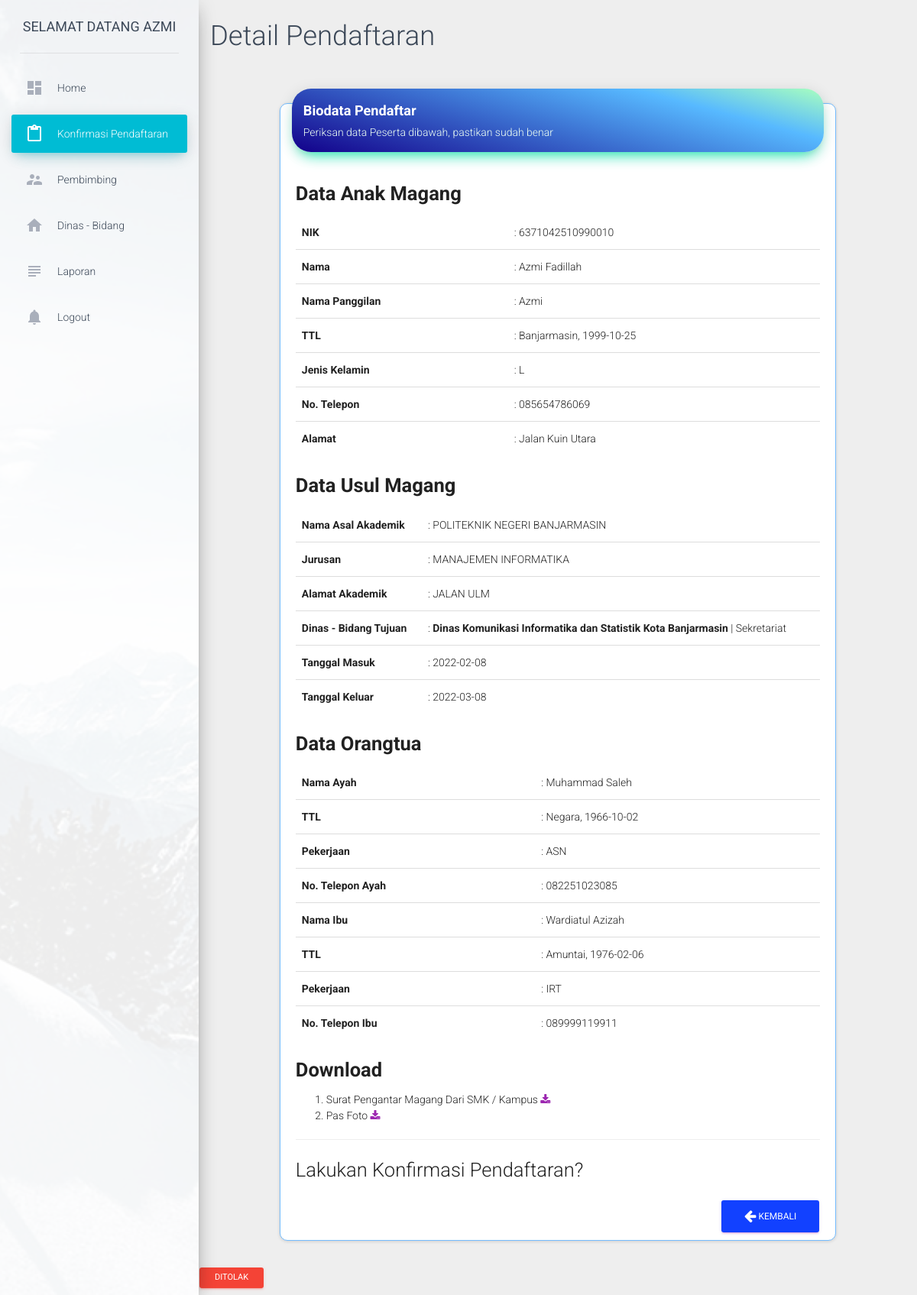
The page /dashboard/index.php?page=28&ida=23&idd=12 (signed in) on the database its author committed.
### tables this page shows
CREATE TABLE `pendaftaran` (
  `Id` int(11) NOT NULL,
  `nik` char(25) NOT NULL,
  `nama` varchar(100) DEFAULT NULL,
  `nama_panggilan` varchar(50) DEFAULT NULL,
  `tempat_lahir` varchar(50) DEFAULT NULL,
  `tanggal_lahir` date DEFAULT NULL,
  `jenis_kelamin` char(1) DEFAULT NULL,
  `telepon` varchar(15) NOT NULL,
  `alamat` text NOT NULL,
  `nama_akademik` varchar(200) NOT NULL,
  `jurusan_akademik` varchar(200) NOT NULL,
  `alamat_akademik` text NOT NULL,
  `tgl_masuk` date NOT NULL,
  `tgl_keluar` date NOT NULL,
  `id_dinas` int(11) NOT NULL,
  `nama_ayah` varchar(255) DEFAULT NULL,
  `tempat_lahir_ayah` varchar(255) DEFAULT NULL,
  `tanggal_lahir_ayah` date DEFAULT NULL,
  `pekerjaan_ayah` varchar(255) DEFAULT NULL,
  `telp_ayah` varchar(15) DEFAULT NULL,
  `nama_ibu` varchar(255) DEFAULT NULL,
  `tempat_lahir_ibu` varchar(255) DEFAULT NULL,
  `tanggal_lahir_ibu` date DEFAULT NULL,
  `pekerjaan_ibu` varchar(255) DEFAULT NULL,
  `telp_ibu` varbinary(15) DEFAULT NULL,
  `upload_surat` varchar(255) DEFAULT NULL,
  `upload_foto` varchar(255) DEFAULT NULL
);

CREATE TABLE `dinas` (
  `Id` int(11) NOT NULL,
  `nama_dinas` varchar(150) NOT NULL,
  `nama_bidang` varchar(150) NOT NULL
);

### dashboard/include/detail_pendaftaran.php (the view, shortened to what this page needs)
<?php
$queryAkun         =    "SELECT * FROM akun WHERE id_user=$ida";
$queryDaftar    =    "SELECT * FROM pendaftaran WHERE id=$idd";
$queryDetail    =     "SELECT * FROM detail_pendaftaran WHERE id_user=$idd";
$execAkun        = mysqli_query($conn, $queryAkun);
$execDaftar        = mysqli_query($conn, $queryDaftar);
$execDetail        = mysqli_query($conn, $queryDetail);
if ($execAkun && $execDaftar && $execDetail) {
    $daftar     = mysqli_fetch_array($execDaftar);
} else {
    echo mysqli_error($conn);
}
?>
<h2>Detail Pendaftaran</h2>
<div class="col-sm-12 col-md-8 col-lg-10 col-lg-offset-1">
    <div class="card" style="margin-top: 50px">
        <div class="card-header" data-background-color="gb">
            <h4 class="title"><b>Biodata Pendaftar</b></h4>
            <p class="category">Periksan data Peserta dibawah, pastikan sudah benar</p>
        </div>
        <div class="card-content table-responsive">
            <h3 style="overflow: hidden;"><b>Data Anak Magang</b></h3>
            <table class="table table-hover">
                <tbody>
                    <tr>
                        <td><b>NIK</b></td>
                        <td>: <?php echo $daftar['nik']; ?> </td>
                    </tr>
                    <tr>
                        <td><b>Nama</b></td>
                        <td>: <?php echo $daftar['nama']; ?></td>
                    </tr>
                    <tr>
                        <td><b>Nama Panggilan</b></td>
                        <td>: <?php echo $daftar['nama_panggilan'];; ?></td>
                    </tr>
                    <tr>
                        <td><b>TTL</b></td>
                        <td>: <?php echo $daftar['tempat_lahir'] . ", " . $daftar['tanggal_lahir'];; ?></td>
                    </tr>
                    <tr>
                        <td><b>Jenis Kelamin</b></td>
                        <td>: <?php echo $daftar['jenis_kelamin']; ?></td>
                    </tr>
                    <tr>
                        <td><b>No. Telepon</b></td>
                        <td>: <?php echo $daftar['telepon']; ?></td>
                    </tr>
                    <tr>
                        <td><b>Alamat</b></td>
                        <td>: <?php echo $daftar['alamat']; ?></td>
                    </tr>
                </tbody>
            </table>
            <h3 style="overflow: hidden;"><b>Data Usul Magang</b></h3>
            <table class="table table-hover">
                <tbody>
                    <tr>
                        <td><b>Nama Asal Akademik</b></td>
                        <td>: <?php echo $daftar['nama_akademik']; ?> </td>
                    </tr>
                    <tr>
                        <td><b>Jurusan</b></td>
                        <td>: <?php echo $daftar['jurusan_akademik']; ?></td>
                    </tr>
                    <tr>
                        <td><b>Alamat Akademik</b></td>
                        <td>: <?php echo $daftar['alamat_akademik'];; ?></td>
                    </tr>
                    <?php $sql = $conn->query("SELECT * FROM dinas where Id = $daftar[id_dinas]");
                    $data = $sql->fetch_assoc();
                    ?>
                    <tr>
                        <td><b>Dinas - Bidang Tujuan</b></td>
                        <td>: <b><?php echo $data['nama_dinas']; ?></b> | <?php echo $data['nama_bidang']; ?></td>
                    </tr>
                    <tr>
                        <td><b>Tanggal Masuk</b></td>
                        <td>: <?php echo $daftar['tgl_masuk']; ?></td>
                    </tr>
                    <tr>
                        <td><b>Tanggal Keluar</b></td>
                        <td>: <?php echo $daftar['tgl_keluar']; ?></td>
                    </tr>
                </tbody>
            </table>
            <h3><b>Data Orangtua</b></h3>
            <table class="table table-hover">
                <tbody>
                    <tr>
                        <td><b>Nama Ayah</b></td>
                        <td>: <?php echo $daftar['nama_ayah']; ?></td>
                    </tr>
                    <tr>
                        <td><b>TTL</b></td>
                        <td>: <?php echo $daftar['tempat_lahir_ayah'] . ", " . $daftar['tanggal_lahir_ayah']; ?></td>
                    </tr>
                    <tr>
                        <td><b>Pekerjaan</b></td>
                        <td>: <?php echo $daftar['pekerjaan_ayah']; ?></td>
                    </tr>
                    <tr>
                        <td><b>No. Telepon Ayah</b></td>
                        <td>: <?php echo $daftar['telp_ayah']; ?></td>
                    </tr>
                    <tr>
                        <td><b>Nama Ibu</b></td>
                        <td>: <?php echo $daftar['nama_ibu']; ?></td>
                    </tr>
                    <tr>
                        <td><b>TTL</b></td>
                        <td>: <?php echo $daftar['tempat_lahir_ibu'] . ", " . $daftar['tanggal_lahir_ibu']; ?></td>
                    </tr>
                    <tr>
                        <td><b>Pekerjaan</b></td>
                        <td>: <?php echo $daftar['pekerjaan_ibu']; ?></td>
                    </tr>
                    <tr>
                        <td><b>No. Telepon Ibu</b></td>
                        <td>: <?php echo $daftar['telp_ibu']; ?></td>
                    </tr>
                </tbody>
            </table>
            <h3><b>Download</b></h3>
            <ol>
                <li>Surat Pengantar Magang Dari SMK / Kampus <a href="<?php echo '../assets/uploads/' . $daftar['upload_surat'];  ?>" title="Download Akte Kelahiran" target="_blank"><i class="fa fa-download"></i></a></li>
                <li>Pas Foto <a href="<?php echo '../assets/uploads/' . $daftar['upload_foto'];  ?>" title="Download Akte Kelahiran" target="_blank"><i class="fa fa-download"></i></a></li>
            </ol>
            <hr>
            <h3>Lakukan Konfirmasi Pendaftaran?</h3>
            <a href="index.php?page=7" class="btn btn-primary pull-right"><i class="fa fa-arrow-left"></i> Kembali</a>

### dashboard/index.php (shortened to what this page needs)
<?php
$role = "";
if ($_SESSION['role_user'] == 0) {
    $role = "Admin";
}
$getPage = $_GET['page'];
switch ($getPage) {
    case 28:
        $page               = "include/detail_pendaftaran.php";
        $idd                = $_GET['idd'];
        break;
}
?>
<!doctype html>
<html lang="en">
<head>
    <?php
    include "include/libs.php";
    ?>
</head>
<body>
    <div class="wrapper">
        <div class="sidebar" data-color="blue" data-image="../assets/img/sidebar-1.jpg">
            <div class="logo">
                <a href="" class="simple-text">
                    Selamat datang <?php $role == "Admin" ? print($nama_admin) : print($nama_panggilan); ?>
                </a>
            </div>
            <div class="sidebar-wrapper">
                <ul class="nav">
                    <li class="<?php $_SESSION['active'] == 1 ? print("active") : print("") ?>">
                        <a href="index.php?page=1">
                            <i class="material-icons">dashboard</i>
                            <p>Home</p>
                        </a>
                    </li>
                    <?php
                    if ($role == "Admin") {
                    ?>
                        <li class="<?php $_SESSION['active'] == 4 ? print("active") : print("") ?>">
                            <a href="index.php?page=7">
                                <i class="material-icons">content_paste</i>
                                <p>Konfirmasi Pendaftaran </p>
                            </a>
                        </li>
                        <li class="<?php $_SESSION['active'] == 13 ? print("active") : print("") ?>">
                            <a href="index.php?page=25">
                                <i class="material-icons">supervisor_account</i>
                                <p>Pembimbing</p>
                            </a>
                        </li>
                        <li class="<?php $_SESSION['active'] == 14 ? print("active") : print("") ?>">
                            <a href="index.php?page=26">
                                <i class="material-icons">home</i>
                                <p>Dinas - Bidang</p>
                            </a>
                        </li>
                        <li class="<?php $_SESSION['active'] == 9 ? print("active") : print("") ?>">
                            <a href="index.php?page=18">
                                <i class="material-icons">subject</i>
                                <p>Laporan</p>
                            </a>
                        </li>
                    <?php
                    }
                    ?>
                    <li>
                        <a href="../logout.php">
                            <i class="material-icons text-gray">notifications</i>
                            <p>Logout</p>
                        </a>
                    </li>
                </ul>
            </div>
        </div>
        <div class="main-panel">
            <div class="content">
                <div class="container-fluid">
                    <?php
                    include $page;
                    ?>
                </div>
            </div>
        </div>
    </div>
</body>
<a href='#rejectModal<?php echo $rows['id_daftar'] ?>' data-toggle='modal' class='btn btn-danger btn-sm'>Ditolak</a>
</html>

### dashboard/include/libs.php (shortened to what this page needs)
<link href="../assets/css/bootstrap.min.css" rel="stylesheet" />
<link href="../assets/css/material-dashboard.css?v=1.2.0" rel="stylesheet" />
<link href="../assets/css/demo.css" rel="stylesheet" />
<link href="../assets/css/font-awesome.min.css" rel="stylesheet">

### rows shown on the page
pendaftaran: nik "6371042510990010", nama "Azmi Fadillah", nama_panggilan "Azmi", tempat_lahir "Banjarmasin", tanggal_lahir "1999-10-25", jenis_kelamin "L", telepon "085654786069", alamat "Jalan Kuin Utara", nama_akademik "POLITEKNIK NEGERI BANJARMASIN", jurusan_akademik "MANAJEMEN INFORMATIKA", alamat_akademik "JALAN ULM", tgl_masuk "2022-02-08", tgl_keluar "2022-03-08", nama_ayah "Muhammad Saleh", tempat_lahir_ayah "Negara", tanggal_lahir_ayah "1966-10-02", pekerjaan_ayah "ASN", telp_ayah "082251023085", nama_ibu "Wardiatul Azizah", tempat_lahir_ibu "Amuntai", tanggal_lahir_ibu "1976-02-06", pekerjaan_ibu "IRT", telp_ibu "089999119911"
dinas: nama_dinas "Dinas Komunikasi Informatika dan Statistik Kota Banjarmasin", nama_bidang "Sekretariat"

### other values the page prints
$nama_admin "AZMI"
